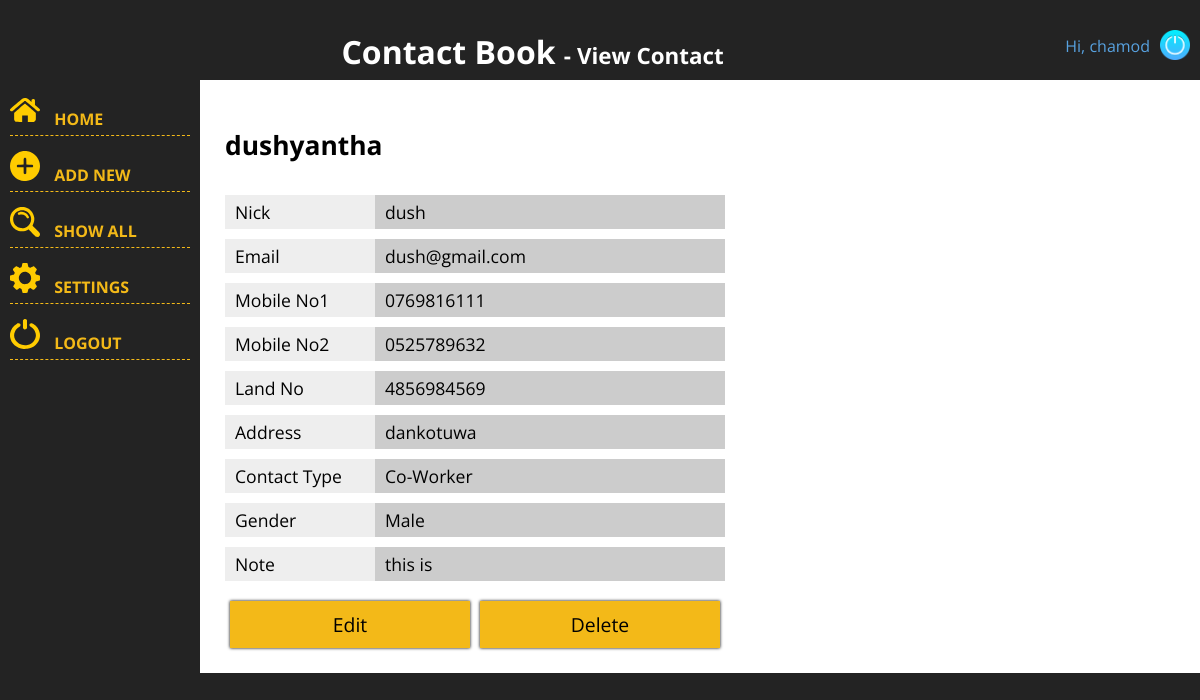
Page /view.php?id=26 (signed in) on the committed database.
### tables this page shows
CREATE TABLE `contacts` (
  `id` int(11) NOT NULL,
  `name` varchar(30) NOT NULL,
  `nick` varchar(12) NOT NULL,
  `email` varchar(100) NOT NULL,
  `mobile1` varchar(12) NOT NULL,
  `mobile2` varchar(12) NOT NULL,
  `landline` varchar(12) NOT NULL,
  `address` varchar(160) NOT NULL,
  `type` tinyint(4) NOT NULL,
  `gender` tinyint(4) NOT NULL,
  `note` varchar(160) NOT NULL
);

### view.php (the view, shortened to what this page needs)
<?php
    include "inc_header.php";
    $msg="";
    ?>
    <?php include "inc_menus.php"; ?>
        <div id="wrap">
            <?php
                try{
                    if(isset($_GET['id'])){
                    include "db_connection.php";
                    $query = $db->prepare("SELECT * FROM `contacts` WHERE `id`=?");
                    $query->execute(array($_GET['id']));
                    if($query->rowCount()>0){
                        if($result=$query->fetch()){
                        $type = array("Other","Friend","Relation","Co-Worker","Other");
                        $gender = array("","Male","Female");
    ?>
            <div class="row">
                <h2><?php echo $result['name']; ?></h2>
            </div>
            <div class="row">
                <span class="item1">Nick</span>
                <span class="item2"><?php echo $result['nick']; ?></span>
            </div>
            <div class="row">
                <span class="item1">Email</span>
                <span class="item2"><?php echo $result['email']; ?></span>
            </div>
            <div class="row">
                <span class="item1">Mobile No1</span>
                <span class="item2"><?php echo $result['mobile1']; ?></span>
            </div>
            <div class="row">
                <span class="item1">Mobile No2</span>
                <span class="item2"><?php echo $result['mobile2']; ?></span>
            </div>
            <div class="row">
                <span class="item1">Land No</span>
                <span class="item2"><?php echo $result['landline']; ?></span>
            </div>
            <div class="row">
                <span class="item1">Address</span>
                <span class="item2"><?php echo $result['address']; ?></span>
            </div>
            <div class="row">
                <span class="item1">Contact Type</span>
                <span class="item2"><?php echo $type[$result['type']]; ?></span>
            </div>
            <div class="row">
                <span class="item1">Gender</span>
                <span class="item2"><?php echo $gender[$result['gender']]; ?></span>
            </div>
            <div class="row">
                <span class="item1">Note</span>
                <span class="item2"><?php echo $result['note']; ?></span>
            </div>
            <div class="row">
                <a href="edit.php?id=<?php echo $_GET['id']; ?>" class="button">Edit</a>
                <a href="all.php?id=<?php echo $_GET['id']; ?>&delete=yes" class="button">Delete</a>
            </div>
    <?php
                        }
                    }else $msg = "Given user id is invalid";
                    }else $msg ="URL is Invalid. User id is required in URL";
                }catch(PDOException $e){
                    $msg.=$e->getMessage();
                }
    ?>
        </div>
    <?php include "inc_footer.php";

### style.css (style rules this page uses)
body { padding-top: 80px; margin: 0; background: #232323; font-family: 'Open Sans', sans-serif; }

### view.php (style rules this page uses)
#wrap { width: 500px; }
.row { width: 100%; font-size: 1.1em; padding: 5px; float: left; }
.item1 { width: 30%; background: #eee; }
.item2 { width: 70%; background: #ccc; }
.item1, .item2 { float: left; padding: 5px 0; text-indent: 10px; }
.button { width: 48%; margin: 10px 1% 0; float: left; padding: 10px 0; background: #f3b918; color: #000; border: 0; box-shadow: 0 0 3px #000; font-size: 1.1em; text-align: center; text-decoration: none; font-family: 'Open Sans', sans-serif; }

### rows in the picture
contacts: name "dushyantha", nick "dush", email "dush@gmail.com", mobile1 "0769816111", mobile2 "0525789632", landline "4856984569", address "dankotuwa", type "Co-Worker", gender "Male", note "this is"

### other values in the picture
$_SESSION['name'] "chamod"
$page_name[$page_id] "View Contact"
